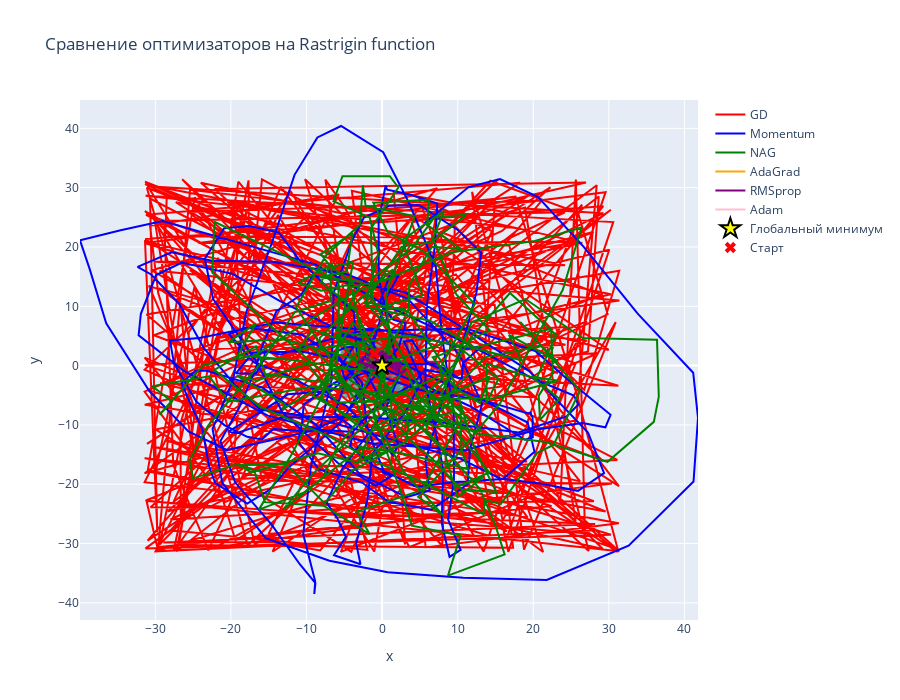

The cell this chart's notebook holds for it:
### Markdown cell above
Еще раз построим визуализацию траекторий

### Code cell
# Параметры
initial_point = np.array([-1.0, 2.0])  # стартовая точка вдали от минимума — не меняем!
n_iter = 300

# Создаём оптимизаторы
optimizers = {
    'GD':       VanillaGD(learning_rate=0.5, n_iterations=n_iter),
    'Momentum': MomentumGD(learning_rate=0.5, n_iterations=n_iter, beta=0.9),
    'NAG':      NesterovGD(learning_rate=0.5, n_iterations=n_iter, beta=0.9),
    'AdaGrad':  AdaGrad(learning_rate=0.5,  n_iterations=n_iter),
    'RMSprop':  RMSprop(learning_rate=0.5,  n_iterations=n_iter, beta=0.9),
    'Adam':     Adam(learning_rate=0.5,     n_iterations=n_iter)
}

# Создаём сетку для визуализации
x_range = np.linspace(-5.5, 5.5, 300)
y_range = np.linspace(-5.5, 5.5, 300)
X, Y = np.meshgrid(x_range, y_range)
Z = np.zeros_like(X)

for i in range(len(x_range)):
    for j in range(len(y_range)):
        Z[j, i] = rastrigin_function(np.array([X[j, i], Y[j, i]]))

# Обучаем все оптимизаторы
results = {}
for name, optimizer in optimizers.items():
    final_params = optimizer.fit(rastrigin_function, rastrigin_gradient, initial_point)
    results[name] = optimizer.history
    print(f"{name:12s}: Final loss = {rastrigin_function(final_params):.6f}, "
          f"Params = [{final_params[0]:.4f}, {final_params[1]:.4f}]")

print(f"\nГлобальный минимум (True): [0, 0]")

# Визуализация траекторий — если вы ничего не меняли в базовом классе — оно просто запустится
fig_opt = go.Figure()

# Контур функции
fig_opt.add_trace(
    go.Contour(
        x=x_range,
        y=y_range,
        z=np.log10(Z + 1),  # лог по (f + 1), чтобы избежать log(0)
        colorscale='Viridis',
        showscale=False,
        contours=dict(start=0, end=3, size=0.1),
        opacity=0.6,
        name='Rastrigin function (log scale)'
    )
)

# Траектории всех оптимизаторов
colors = ['red', 'blue', 'green', 'orange', 'purple', 'pink']
for idx, (name, history) in enumerate(results.items()):
    trajectory = np.array(history['params'])
    fig_opt.add_trace(
        go.Scatter(
            x=trajectory[:, 0],
            y=trajectory[:, 1],
            mode='lines',
            line=dict(color=colors[idx], width=2),
            name=name
        )
    )

# Глобальный минимум
fig_opt.add_trace(
    go.Scatter(
        x=[0.0], y=[0.0],
        mode='markers',
        marker=dict(size=15, color='yellow', symbol='star',
                    line=dict(color='black', width=2)),
        name='Глобальный минимум'
    )
)

# Стартовая точка
fig_opt.add_trace(
    go.Scatter(
        x=[initial_point[0]], y=[initial_point[1]],
        mode='markers',
        marker=dict(size=10, color='red', symbol='x'),
        name='Старт'
    )
)

fig_opt.update_layout(
    title="Сравнение оптимизаторов на Rastrigin function",
    xaxis_title="x",
    yaxis_title="y",
    hovermode='closest',
    width=900,
    height=700
)

fig_opt.show()

### Figure 1 — Plotly figure (JSON) as saved in the notebook; plotly's stock layout.template omitted (floating-point values rounded to 4 significant figures; data arrays with more than 128 entries replaced by an {"elided": "..."} marker saying what was removed)
{"data": [{"colorscale": [[0, "#440154"], [0.1111, "#482878"], [0.2222, "#3e4989"], [0.3333, "#31688e"], [0.4444, "#26828e"], [0.5556, "#1f9e89"], [0.6667, "#35b779"], [0.7778, "#6ece58"], [0.8889, "#b5de2b"], [1, "#fde725"]], "contours": {"end": 3, "size": 0.1, "start": 0}, "name": "Rastrigin function (log scale)", "opacity": 0.6, "showscale": false, "type": "contour", "x": {"elided": "300 float values"}, "y": {"elided": "300 float values"}, "z": {"elided": "300x300 float values"}}, {"line": {"color": "red", "width": 2}, "mode": "lines", "name": "GD", "type": "scatter", "x": {"elided": "301 float values"}, "y": {"elided": "301 float values"}}, {"line": {"color": "blue", "width": 2}, "mode": "lines", "name": "Momentum", "type": "scatter", "x": {"elided": "301 float values"}, "y": {"elided": "301 float values"}}, {"line": {"color": "green", "width": 2}, "mode": "lines", "name": "NAG", "type": "scatter", "x": {"elided": "301 float values"}, "y": {"elided": "301 float values"}}, {"line": {"color": "orange", "width": 2}, "mode": "lines", "name": "AdaGrad", "type": "scatter", "x": {"elided": "301 float values"}, "y": {"elided": "301 float values"}}, {"line": {"color": "purple", "width": 2}, "mode": "lines", "name": "RMSprop", "type": "scatter", "x": {"elided": "301 float values"}, "y": {"elided": "301 float values"}}, {"line": {"color": "pink", "width": 2}, "mode": "lines", "name": "Adam", "type": "scatter", "x": {"elided": "301 float values"}, "y": {"elided": "301 float values"}}, {"marker": {"color": "yellow", "line": {"color": "black", "width": 2}, "size": 15, "symbol": "star"}, "mode": "markers", "name": "Глобальный минимум", "type": "scatter", "x": [0], "y": [0]}, {"marker": {"color": "red", "size": 10, "symbol": "x"}, "mode": "markers", "name": "Старт", "type": "scatter", "x": [-1], "y": [2]}], "layout": {"height": 700, "hovermode": "closest", "title": {"text": "Сравнение оптимизаторов на Rastrigin function"}, "width": 900, "xaxis": {"title": {"text": "x"}}, "yaxis": {"title": {"text": "y"}}}}
